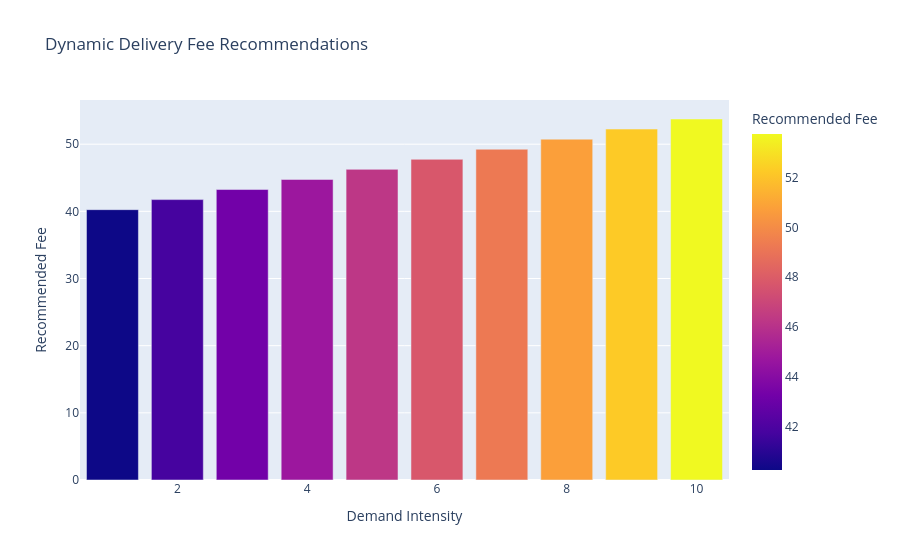

Notebook source saved alongside this figure:
### Code cell
fig = px.bar(
    pricing_df,
    x="Demand Intensity",
    y="Recommended Fee",
    color="Recommended Fee",
    title="Dynamic Delivery Fee Recommendations"
)

fig.show()

### Figure 1 — Plotly figure (JSON) as saved in the notebook; plotly's stock layout.template omitted (floating-point values rounded to 4 significant figures)
{"data": [{"hovertemplate": "Demand Intensity=%{x}<br>Recommended Fee=%{marker.color}<extra></extra>", "legendgroup": "", "marker": {"color": [40.25, 41.75, 43.25, 44.75, 46.25, 47.75, 49.25, 50.75, 52.25, 53.75], "coloraxis": "coloraxis", "pattern": {"shape": ""}}, "name": "", "orientation": "v", "showlegend": false, "textposition": "auto", "type": "bar", "x": [1, 2, 3, 4, 5, 6, 7, 8, 9, 10], "xaxis": "x", "y": [40.25, 41.75, 43.25, 44.75, 46.25, 47.75, 49.25, 50.75, 52.25, 53.75], "yaxis": "y"}], "layout": {"barmode": "relative", "coloraxis": {"colorbar": {"title": {"text": "Recommended Fee"}}, "colorscale": [[0, "#0d0887"], [0.1111, "#46039f"], [0.2222, "#7201a8"], [0.3333, "#9c179e"], [0.4444, "#bd3786"], [0.5556, "#d8576b"], [0.6667, "#ed7953"], [0.7778, "#fb9f3a"], [0.8889, "#fdca26"], [1, "#f0f921"]]}, "legend": {"tracegroupgap": 0}, "title": {"text": "Dynamic Delivery Fee Recommendations"}, "xaxis": {"anchor": "y", "domain": [0, 1], "title": {"text": "Demand Intensity"}}, "yaxis": {"anchor": "x", "domain": [0, 1], "title": {"text": "Recommended Fee"}}}}
